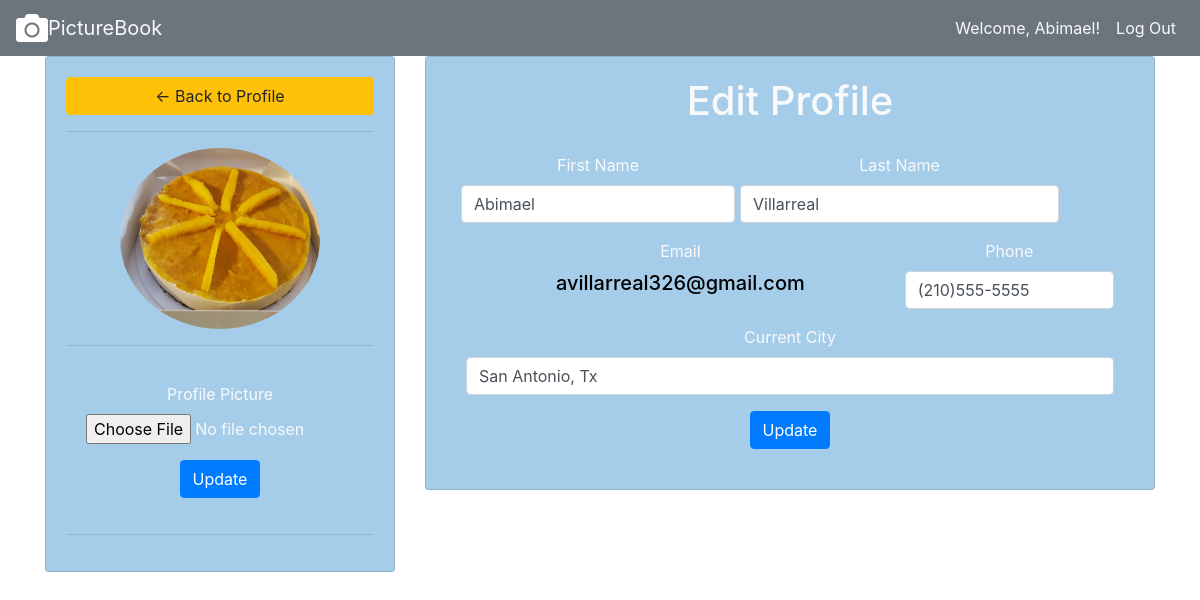
/profile/edit/1 (signed in), run on the app's committed database.
### pictureapp/models.py (models this page shows)
class User(models.Model):
    first_name = models.CharField(max_length=255)
    last_name = models.CharField(max_length=255)
    email = models.CharField(max_length=255)
    phone = models.CharField(default="(555)555-5555", max_length=255)
    city = models.CharField(null=True, max_length=255)
    password = models.CharField(max_length=255)
    profile_pic = models.ImageField(default="profile.png", null=True, blank=True)
    created_at = models.DateTimeField(auto_now_add=True)
    updated_at = models.DateTimeField(auto_now=True)
    objects = UserManager()

### pictureapp/views.py (the view, shortened to what this page needs)
# urls.py: path('profile/edit/<int:id>', views.profile_edit),
def profile_edit(request,id):
    user=User.objects.get(id=id)
    if request.method == "GET":
        context = {
        "user":user
    }
        return render(request,'edit_profile.html', context)

### pictureapp/templates/edit_profile.html (shortened to what this page needs)
<!DOCTYPE html>
<html lang="en">
    <head>
        <link rel="stylesheet" href="https://maxcdn.bootstrapcdn.com/bootstrap/4.0.0/css/bootstrap.min.css">
        <link rel="stylesheet" href="https://use.fontawesome.com/releases/v5.7.0/css/all.css">
    </head>
    <body>
        <nav id="card1" class="navbar navbar-expand-lg navbar-light bg-secondary">
            <div class="collapse navbar-collapse" id="navbarTogglerDemo01">
                <i class='fa fa-camera fa-2x'></i>
                <a id="Title" class="navbar-brand text-light" href="/wall">PictureBook</a>
                <ul class="navbar-nav ml-auto mt-2 mt-lg-0 ml-auto">
                    <li class="nav-item active">
                        <a class="nav-link text-light" href="/profile/{{request.session.user_id}}">Welcome, {{request.session.user_name}}!</a>
                    </li>
                    <li class="nav-item active">
                        <a class="nav-link text-light" href="/logout">Log Out</a>
                    </li>
                </ul>
            </div>
        </nav>
        <div class="container">
            <div class="row text-center text-light">
                <br>
                <div class="container">
                    <div class="row">
                        <div class="col-md-4">
                            <div class="card card-body">
                                <a class="btn btn-warning" href="/profile/{{user.id}}"> &#8592; Back to Profile</a>
                                <hr>
                                <img class="profile-pic" alt="missin image" src="/images/{{user.profile_pic}}" >
                                <hr>
                                <form class="card-body" action="/profile/edit_pic/{{user.id}}" method="post" enctype="multipart/form-data">
                                    <div class="form-group">
                                        <label for="exampleFormControlFile1">Profile Picture</label>
                                        <input type="file" class="form-control-file" id="profile_pic" value="{{user.profile_pic}}" name="profile_pic">
                                    </div>
                                    <button type="submit" class="btn btn-primary">Update</button>
                                </form>
                                <hr>
                            </div>
                        </div>
                        <div class="col-md-8">
                            <div class="card card-body">
                                <h1>Edit Profile</h1>
                                <form class="card-body" action="/profile/edit/{{user.id}}" method="post" enctype="multipart/form-data">
                                    <div class="form-row">
                                        <div class="form-group">
                                            <label>First Name</label>
                                            <input type="text" class="form-control" name="first_name" value="{{user.first_name}}">
                                        </div>
                                          <div class="form-group col-md-6">
                                            <label>Last Name</label>
                                            <input type="text" class="form-control" name="last_name" value="{{user.last_name}}">
                                          </div>
                                    </div>
                                    <div class="form-row">
                                        <div class="form-group col-md-8">
                                            <label>Email</label>
                                            <h5>{{user.email}}</h5>
                                        </div>
                                        <div class="form-group col-md-4">
                                            <label>Phone</label>
                                            <input type="text" class="form-control" name="phone" placeholder="{{user.phone}}" value="{{user.phone}}">
                                        </div>
                                    </div>
                                    <div class="form-group ">
                                        <label>Current City</label>
                                        <input type="text" class="form-control" name="city" value="{{user.city}}">
                                    </div>
                                    <button type="submit" class="btn btn-primary">Update</button>
                                  </form>
                            </div>
                        </div>
                    </div>
                </div>
            </div>
        </div>
    </body>
</html>

### pictureapp/templates/edit_profile.html (style rules this page uses)
.collapse { color: rgb(255, 255, 255); }
.profile-pic { max-width: 200px; max-height:200px; margin: 0 auto; border-radius: 50%; }
.card { background-color: #A5CCE8; }
h5 { color: black; }

### data on the page
User: session.user_name "Abimael", profile_pic (picture), first_name "Abimael", last_name "Villarreal", email "avillarreal326@gmail.com", phone "(210)555-5555", city "San Antonio, Tx"
